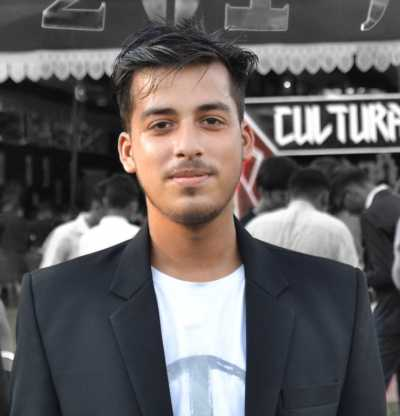
#> input picture Open CV youtube notes/PythonOpencv/Harshcompress.jpg, 400 x 416 px, given in place of the camera
$ python code10.py
#> lines starting #> are read from the running program, lines starting #| are printed output that depends on the picture; after the words box and inside, x2 and y2 are one past the last pixel; in counts of white or black regions, pixels touching at a corner belong together
'''
Created on 29-Apr-2020

@author: Harsh Raj
'''
import cv2 as cv
import numpy as np

def nothing(x):
    pass

cap=cv.VideoCapture(0)
cv.namedWindow("Tracking")
cv.createTrackbar("LH","Tracking",0,255,nothing)
#> slider 'LH' is set to 51
cv.createTrackbar("LS","Tracking",0,255,nothing)
#> slider 'LS' is set to 51
cv.createTrackbar("LV","Tracking",0,255,nothing)
#> slider 'LV' is set to 51
cv.createTrackbar("UH","Tracking",255,255,nothing)
cv.createTrackbar("US","Tracking",255,255,nothing)
cv.createTrackbar("UV","Tracking",255,255,nothing)
while True:
#     frame=cv.imread('smarties.png')
    _,frame=cap.read()
#> frame is the input picture: shape (416, 400, 3); mean B, G, R 95.8, 95.3, 99
    hsv=cv.cvtColor(frame,cv.COLOR_BGR2HSV)
#> hsv: shape (416, 400, 3); mean H, S, V 45.8, 33.3, 104.6


    l_h=cv.getTrackbarPos("LH","Tracking")
    l_s=cv.getTrackbarPos("LS","Tracking")
    l_v=cv.getTrackbarPos("LV","Tracking")

    u_h=cv.getTrackbarPos("UH","Tracking")
    u_s=cv.getTrackbarPos("US","Tracking")
    u_v=cv.getTrackbarPos("UV","Tracking")

    l_b=np.array([l_h,l_s,l_v])
    u_b=np.array([u_h,u_s,u_v])

    mask=cv.inRange(hsv,l_b,u_b)
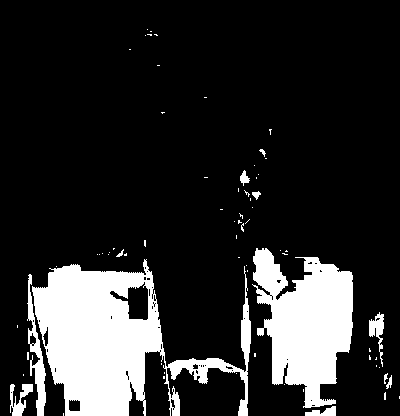
#> mask: shape (416, 400); 17.1% white; 71 white regions (59 under 20 px), largest, box (x1, y1, x2, y2) and area: (32, 259, 251, 416) 16042, (252, 248, 353, 408) 10012, (27, 274, 46, 416) 962

    res=cv.bitwise_and(frame,frame,mask=mask)
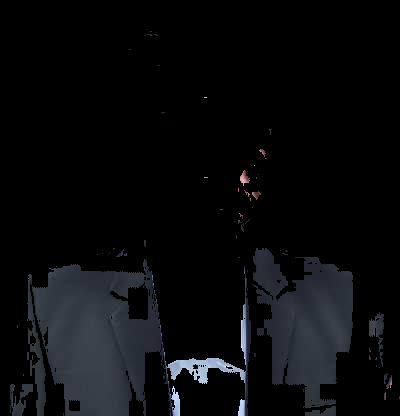
#> res: shape (416, 400, 3); mean B, G, R 12.2, 10.3, 9.2


    cv.imshow('frame',frame)
    cv.imshow('mask',mask)
    cv.imshow('res',res)

    key=cv.waitKey(1)
#> (key Esc is pressed here)
    if key==27:
        break
cap.release()
cv.destroyAllWindows()
